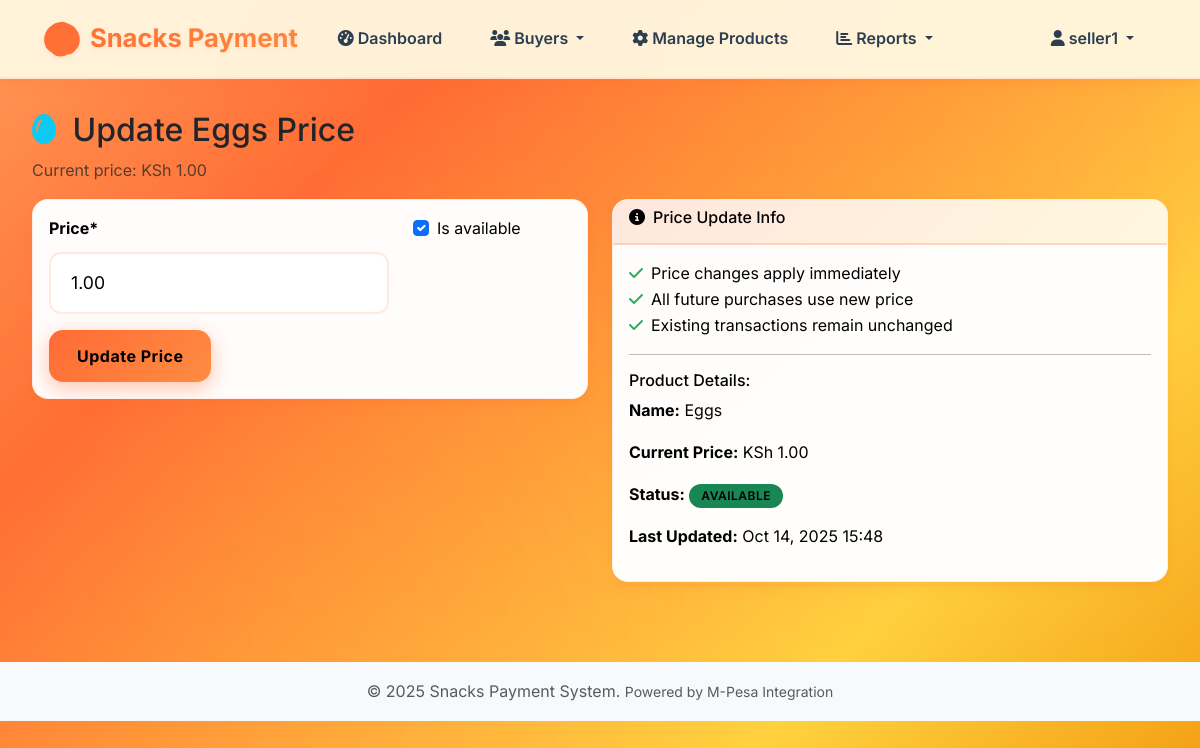
The page /products/update-price/2/ (signed in) on the database its author committed.
### apps/accounts/models.py (models this page shows, shortened)
class User(AbstractUser):
    ROLE_CHOICES = [
        ('SELLER', 'Seller'),
        ('BUYER', 'Buyer'),
    ]
    phone_number = models.CharField(max_length=15, unique=True)
    role = models.CharField(max_length=10, choices=ROLE_CHOICES, default='BUYER')
    created_by = models.ForeignKey(
        'self',
        on_delete=models.CASCADE,
        null=True,
        blank=True,
        related_name='created_buyers'
    )
    objects = UserManager()
    def is_seller(self):
        return self.role == 'SELLER'
    def is_buyer(self):
        return self.role == 'BUYER'

### apps/products/models.py (models this page shows, shortened)
class Product(models.Model):
    PRODUCT_CHOICES = [
        ('MANDAZI', 'Mandazi'),
        ('EGGS', 'Eggs'),
    ]
    name = models.CharField(max_length=20, choices=PRODUCT_CHOICES, unique=True)
    price = models.DecimalField(max_digits=10, decimal_places=2)
    description = models.TextField(blank=True)
    is_available = models.BooleanField(default=True)
    created_at = models.DateTimeField(auto_now_add=True)
    updated_at = models.DateTimeField(auto_now=True)
    class Meta:
        ordering = ['name']

### apps/products/views.py (the view)
# urls.py: path('update-price/<int:product_id>/', views.update_product_price, name='update_product_price'),
@login_required
@seller_required
def update_product_price(request, product_id):
    product = get_object_or_404(Product, id=product_id)
    if request.method == 'POST':
        form = ProductPriceForm(request.POST, instance=product)
        if form.is_valid():
            form.save()
            messages.success(request, f'{product.get_name_display()} price updated successfully!')
            return redirect('products:manage_products')
    else:
        form = ProductPriceForm(instance=product)
    return render(request, 'products/update_price.html', {'form': form, 'product': product})

### apps/products/forms.py
class ProductPriceForm(forms.ModelForm):
    class Meta:
        model = Product
        fields = ['price', 'is_available']
    def __init__(self, *args, **kwargs):
        super().__init__(*args, **kwargs)
        self.helper = FormHelper()
        self.helper.form_method = 'post'
        self.helper.layout = Layout(
            Row(
                Column('price', css_class='form-group col-md-8 mb-0'),
                Column('is_available', css_class='form-group col-md-4 mb-0'),
                css_class='form-row'
            ),
            Submit('submit', 'Update Price', css_class='btn btn-primary')
        )

### templates/products/update_price.html (shortened to what this page needs)
{% extends 'base.html' %}
{% load crispy_forms_tags %}
{% block content %}
<div class="row">
    <div class="col-12">
        <h2>
            {% if product.name == 'MANDAZI' %}
                <i class="fas fa-cookie-bite me-2 text-warning"></i>
            {% else %}
                <i class="fas fa-egg me-2 text-info"></i>
            {% endif %}
            Update {{ product.get_name_display }} Price
        </h2>
        <p class="text-muted">Current price: KSh {{ product.price }}</p>
    </div>
</div>
<div class="row">
    <div class="col-md-6">
        <div class="card">
            <div class="card-body">
                {% crispy form %}
            </div>
        </div>
    </div>
    <div class="col-md-6">
        <div class="card">
            <div class="card-header">
                <h6><i class="fas fa-info-circle me-2"></i>Price Update Info</h6>
            </div>
            <div class="card-body">
                <ul class="list-unstyled">
                    <li><i class="fas fa-check text-success me-2"></i>Price changes apply immediately</li>
                    <li><i class="fas fa-check text-success me-2"></i>All future purchases use new price</li>
                    <li><i class="fas fa-check text-success me-2"></i>Existing transactions remain unchanged</li>
                </ul>
                <hr>
                <h6>Product Details:</h6>
                <p><strong>Name:</strong> {{ product.get_name_display }}</p>
                <p><strong>Current Price:</strong> KSh {{ product.price }}</p>
                <p><strong>Status:</strong>
                    {% if product.is_available %}
                        <span class="badge bg-success">Available</span>
                    {% else %}
                        <span class="badge bg-danger">Unavailable</span>
                    {% endif %}
                </p>
                <p><strong>Last Updated:</strong> {{ product.updated_at|date:"M d, Y H:i" }}</p>
            </div>
        </div>
    </div>
</div>
{% endblock %}

### templates/navbar.html (shortened to what this page needs)
{% load static %}
<nav class="navbar navbar-expand-lg sticky-top">
    <div class="container">
        <a class="navbar-brand d-flex align-items-center" href="{% url 'accounts:dashboard' %}">
            <span class="fs-2 me-2 food-emoji">🍪</span>
            <span class="fw-bold">Snacks Payment</span>
        </a>
        {% if user.is_authenticated %}
            <div class="collapse navbar-collapse" id="navbarNav">
                <ul class="navbar-nav me-auto">
                    <li class="nav-item">
                        <a class="nav-link" href="{% url 'accounts:dashboard' %}">
                            <i class="fas fa-tachometer-alt me-1"></i>Dashboard
                        </a>
                    </li>
                    {% if user.is_seller %}
                        <li class="nav-item dropdown">
                            <a class="nav-link dropdown-toggle" href="#" id="buyersDropdown" role="button" data-bs-toggle="dropdown">
                                <i class="fas fa-users me-1"></i>Buyers
                            </a>
                        </li>
                        <li class="nav-item">
                            <a class="nav-link" href="{% url 'products:manage_products' %}">
                                <i class="fas fa-cog me-1"></i>Manage Products
                            </a>
                        </li>
                        <li class="nav-item dropdown">
                            <a class="nav-link dropdown-toggle" href="#" id="reportsDropdown" role="button" data-bs-toggle="dropdown">
                                <i class="fas fa-chart-bar me-1"></i>Reports
                            </a>
                        </li>
                    {% endif %}
                </ul>
                <ul class="navbar-nav">
                    <li class="nav-item dropdown">
                        <a class="nav-link dropdown-toggle" href="#" id="userDropdown" role="button" data-bs-toggle="dropdown">
                            <i class="fas fa-user me-1"></i>{{ user.username }}
                        </a>
                    </li>
                </ul>
            </div>
        {% endif %}
    </div>
</nav>

### rows shown on the page
User: username "seller1"
Product: name "Eggs", price "1.00", is_available "☑", updated_at "Oct 14, 2025 15:48"
